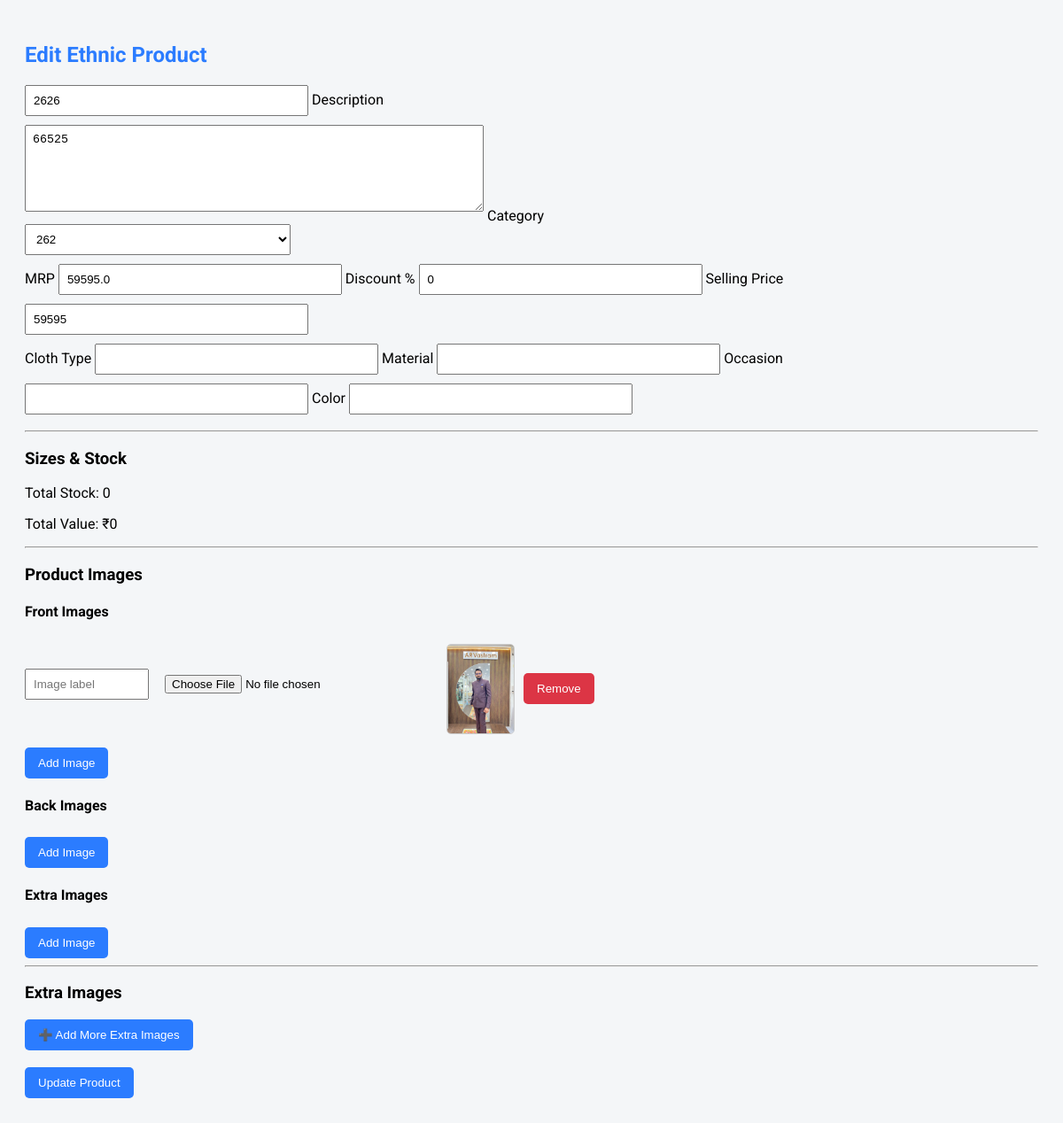
The page /admin/edit_product/1 (signed in) on the database its author committed.
### tables this page shows
CREATE TABLE products(
        id INTEGER PRIMARY KEY AUTOINCREMENT,
        name TEXT NOT NULL,
        category INTEGER,
        price REAL NOT NULL,
        mrp REAL DEFAULT 0,
        discount_price REAL DEFAULT 0,
        stock INTEGER DEFAULT 0,
        description TEXT,
        cloth_type TEXT,
        material TEXT,
        occasion TEXT,
        color TEXT,
        size TEXT,
        position INTEGER DEFAULT 0,
        status TEXT DEFAULT 'active',
        FOREIGN KEY (category)
        REFERENCES categories(id)
        ON DELETE SET NULL
    );

CREATE TABLE categories(
        id INTEGER PRIMARY KEY AUTOINCREMENT,
        name TEXT NOT NULL UNIQUE
    );

CREATE TABLE product_images(
        id INTEGER PRIMARY KEY AUTOINCREMENT,
        product_id INTEGER NOT NULL,
        image_type TEXT NOT NULL CHECK(image_type IN ('front','back','extra')),
        image_url TEXT NOT NULL,
        label TEXT,
        FOREIGN KEY (product_id)
        REFERENCES products(id)
        ON DELETE CASCADE
    );

### app.py (the view)
@app.route("/admin/edit_product/<int:id>", methods=["GET", "POST"])
def edit_product(id):
    if not session.get("admin"):
        return redirect("/admin")
    con = get_db()
    con.row_factory = sqlite3.Row
    cur = con.cursor()
    cur.execute("SELECT * FROM products WHERE id=?", (id,))
    product = cur.fetchone()
    if not product:
        con.close()
        return "Product not found"
    product = dict(product)
    cur.execute("""
        SELECT size, stock, extra_price
        FROM product_sizes
        WHERE product_id=?
    """, (id,))
    size_rows = cur.fetchall()
    size_stock = {}
    size_price = {}
    for r in size_rows:
        size_stock[r["size"]] = r["stock"]
        size_price[r["size"]] = r["extra_price"]
    cur.execute("""
        SELECT image_type, image_url, label
        FROM product_images
        WHERE product_id=?
    """, (id,))
    rows = cur.fetchall()
    images = {
        "front": [],
        "back": [],
        "extra": []
    }
    for r in rows:
        images[r["image_type"]].append({
            "url": r["image_url"],
            "label": r["label"]
        })
    cur.execute("SELECT id,name FROM categories")
    categories = cur.fetchall()
    return render_template(
        "admin/edit_product.html",
        product=product,
        sizes=size_stock,
        prices=size_price,
        images=images,
        categories=categories
    )

### app.py (called while the page is built)
def get_db():
    con = sqlite3.connect(
        DB_PATH,
        timeout=30,
        check_same_thread=False
    )
    con.row_factory = sqlite3.Row
    return con

@app.before_request
def init_wishlist():
    if "wishlist" not in session:
        session["wishlist"] = []

@app.context_processor
def inject_global_counts():
    con = get_db()
    cur = con.cursor()
    row = cur.execute("SELECT COALESCE(SUM(qty),0) FROM cart").fetchone()
    cart_count = int(row[0])
    con.close()
    if "wishlist" not in session or session["wishlist"] is None:
        session["wishlist"] = []
    return dict(
        cart_count=cart_count,
        wish_count=len(session["wishlist"])
    )

### templates/admin/edit_product.html (shortened to what this page needs)
<!DOCTYPE html>
<html lang="en">
<head>
</head>
<body>
<h2>Edit Ethnic Product</h2>
<form method="post" enctype="multipart/form-data">
<input type="text" name="name" value="{{ product.name }}" placeholder="Product Name" required>
<label>Description</label><br>
<textarea name="description">{{ product.description or '' }}</textarea>
<label>Category</label><br>
<select name="category_id" required>
{% for c in categories %}
<option value="{{ c[0] }}" {% if c[0] == product.category %}selected{% endif %}>
{{ c[1] }}
</option>
{% endfor %}
</select>
<br>
<label>MRP</label>
<input type="number" name="mrp" id="mrp" value="{{ product.mrp or 0 }}">
<label>Discount %</label>
<input type="number" name="discount" id="discount" value="{{ product.discount_percent or 0 }}">
<label>Selling Price</label>
<input type="number" name="price" id="price" value="{{ product.price or 0 }}" readonly>
<br>
<label>Cloth Type</label>
<input type="text" name="cloth_type" value="{{ product.cloth_type or '' }}">
<label>Material</label>
<input type="text" name="material" value="{{ product.material or '' }}">
<label>Occasion</label>
<input type="text" name="occasion" value="{{ product.occasion or '' }}">
<label>Color</label>
<input type="text" name="color" value="{{ product.color or '' }}">
<hr>
<h3>Sizes & Stock</h3>
<p>Total Stock: <span id="totalStock">0</span></p>
<p>Total Value: ₹<span id="totalValue">0</span></p>
<hr>
<h3>Product Images</h3>
{% for img_type, imgs in images.items() %}
<h4>{{ img_type|capitalize }} Images</h4>
<div class="images-container">
{% for img in imgs %}
<div class="image-row">
<input type="text"
name="{{ img_type }}_labels[]"
value="{{ img.label or '' }}"
placeholder="Image label">
<input type="file" name="{{ img_type }}_images[]">
{% if img.url %}
<img src="/static/uploads/{{ img.url }}">
{% endif %}
<button type="button" class="remove-btn">Remove</button>
</div>
{% endfor %}
</div>
<button type="button" class="add-image-btn">Add Image</button>
{% endfor %}
<hr>
<h3>Extra Images</h3>
<button type="button" id="addExtraImageBtn">➕ Add More Extra Images</button>
<br><br>
<button type="submit">Update Product</button>
</form>
</body>
</html>

### templates/admin/edit_product.html (style rules this page uses)
body { font-family:'Roboto',sans-serif; background:#f4f6f8; padding:20px; }
h2 { color:#2b7cff;margin-bottom:20px }
input,select,textarea { width:300px; padding:8px; margin-bottom:10px; }
textarea { height:80px; width:500px; }
button { padding:10px 15px; background:#2b7cff; color:white; border:none; border-radius:5px; cursor:pointer; }
img { max-width:100px; max-height:100px; margin:5px 0; border-radius:5px; border:1px solid #ccc; }
.image-row { display:flex; align-items:center; gap:10px; margin-bottom:5px; }
.image-row input[type=text] { width:120px }
.image-row button { background:#dc3545 }
.add-image-btn { background:#2b7cff; color:white; margin-top:5px; }

### rows shown on the page
products: name "2626", description "66525", category_id "262", mrp "59595.0", price "59595"
product_images: url (picture)

### other values the page prints
{{ img_type|capitalize }} "Front" "Back" "Extra"
